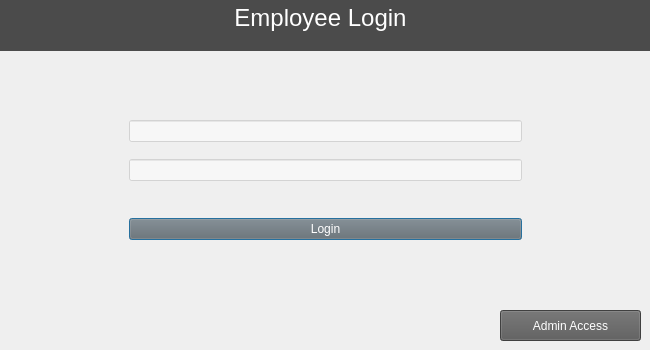
<?xml version="1.0" encoding="UTF-8"?>
<ui version="4.0">
 <class>LoginWindow</class>
 <widget class="QDialog" name="LoginWindow">
  <property name="windowModality">
   <enum>Qt::WindowModal</enum>
  </property>
  <property name="geometry">
   <rect>
    <x>0</x>
    <y>0</y>
    <width>650</width>
    <height>350</height>
   </rect>
  </property>
  <property name="sizePolicy">
   <sizepolicy hsizetype="Fixed" vsizetype="Fixed">
    <horstretch>0</horstretch>
    <verstretch>0</verstretch>
   </sizepolicy>
  </property>
  <property name="windowTitle">
   <string>Welcome to Bulk Club!</string>
  </property>
  <property name="styleSheet">
   <string notr="true">background-color: qlineargradient(spread:pad, x1:0.553, y1:0.426773, x2:1, y2:0, stop:0 rgba(4, 10, 18, 255), stop:1 rgba(255, 255, 255, 255));
color: rgb(255, 255, 255);
font: 14pt &quot;Segoe UI&quot;;

QMessage
{
	background-color: black;
	color: white;
}</string>
  </property>
  <property name="sizeGripEnabled">
   <bool>false</bool>
  </property>
  <property name="modal">
   <bool>true</bool>
  </property>
  <widget class="QTextBrowser" name="textBrowser">
   <property name="geometry">
    <rect>
     <x>-10</x>
     <y>0</y>
     <width>661</width>
     <height>51</height>
    </rect>
   </property>
   <property name="sizePolicy">
    <sizepolicy hsizetype="Maximum" vsizetype="Fixed">
     <horstretch>0</horstretch>
     <verstretch>0</verstretch>
    </sizepolicy>
   </property>
   <property name="styleSheet">
    <string notr="true">background-color: rgba(0, 0, 0, 175);
border-bottom-color: rgb(255, 255, 255);
border: 10 px;
color: rgb(255, 255, 255);</string>
   </property>
   <property name="html">
    <string>&lt;!DOCTYPE HTML PUBLIC &quot;-//W3C//DTD HTML 4.0//EN&quot; &quot;http://www.w3.org/TR/REC-html40/strict.dtd&quot;&gt;
&lt;html&gt;&lt;head&gt;&lt;meta name=&quot;qrichtext&quot; content=&quot;1&quot; /&gt;&lt;meta charset=&quot;utf-8&quot; /&gt;&lt;style type=&quot;text/css&quot;&gt;
p, li { white-space: pre-wrap; }
hr { height: 1px; border-width: 0; }
li.unchecked::marker { content: &quot;\2610&quot;; }
li.checked::marker { content: &quot;\2612&quot;; }
&lt;/style&gt;&lt;/head&gt;&lt;body style=&quot; font-family:'Segoe UI'; font-size:14pt; font-weight:400; font-style:normal;&quot;&gt;
&lt;p align=&quot;center&quot; style=&quot; margin-top:0px; margin-bottom:0px; margin-left:0px; margin-right:0px; -qt-block-indent:0; text-indent:0px;&quot;&gt;&lt;span style=&quot; font-size:18pt;&quot;&gt;Employee Login&lt;/span&gt;&lt;/p&gt;&lt;/body&gt;&lt;/html&gt;</string>
   </property>
   <property name="textInteractionFlags">
    <set>Qt::NoTextInteraction</set>
   </property>
  </widget>
  <widget class="QFrame" name="gridFrame">
   <property name="geometry">
    <rect>
     <x>120</x>
     <y>100</y>
     <width>411</width>
     <height>161</height>
    </rect>
   </property>
   <property name="styleSheet">
    <string notr="true">background-color: rgba(255, 255, 255, 0);</string>
   </property>
   <layout class="QGridLayout" name="gridLayout">
    <property name="sizeConstraint">
     <enum>QLayout::SetDefaultConstraint</enum>
    </property>
    <item row="0" column="1">
     <widget class="QLineEdit" name="lineEdit">
      <property name="styleSheet">
       <string notr="true">background-color: rgba(255, 255, 255, 125);
font: 14pt &quot;Segoe UI&quot;;
color: rgb(0, 0, 0);</string>
      </property>
     </widget>
    </item>
    <item row="3" column="1">
     <spacer name="horizontalSpacer">
      <property name="orientation">
       <enum>Qt::Horizontal</enum>
      </property>
      <property name="sizeType">
       <enum>QSizePolicy::Preferred</enum>
      </property>
      <property name="sizeHint" stdset="0">
       <size>
        <width>40</width>
        <height>20</height>
       </size>
      </property>
     </spacer>
    </item>
    <item row="4" column="1">
     <widget class="QPushButton" name="pushButton">
      <property name="sizePolicy">
       <sizepolicy hsizetype="Minimum" vsizetype="Fixed">
        <horstretch>0</horstretch>
        <verstretch>0</verstretch>
       </sizepolicy>
      </property>
      <property name="styleSheet">
       <string notr="true">background-color: rgb(108, 108, 108);
font: 14pt &quot;Segoe UI&quot;;
color: rgb(255, 255, 255);</string>
      </property>
      <property name="text">
       <string>Login</string>
      </property>
      <property name="autoExclusive">
       <bool>false</bool>
      </property>
      <property name="autoDefault">
       <bool>true</bool>
      </property>
      <property name="default">
       <bool>false</bool>
      </property>
     </widget>
    </item>
    <item row="2" column="1">
     <widget class="QLineEdit" name="lineEdit_2">
      <property name="styleSheet">
       <string notr="true">background-color: rgba(255, 255, 255, 125);
font: 14pt &quot;Segoe UI&quot;;
color: rgb(0, 0, 0);</string>
      </property>
     </widget>
    </item>
   </layout>
  </widget>
  <widget class="QPushButton" name="pushButton_2">
   <property name="geometry">
    <rect>
     <x>500</x>
     <y>310</y>
     <width>141</width>
     <height>31</height>
    </rect>
   </property>
   <property name="styleSheet">
    <string notr="true">background-color: rgb(89, 89, 89);

color: rgb(255, 255, 255);</string>
   </property>
   <property name="text">
    <string>Admin Access</string>
   </property>
  </widget>
 </widget>
 <resources/>
 <connections/>
</ui>
